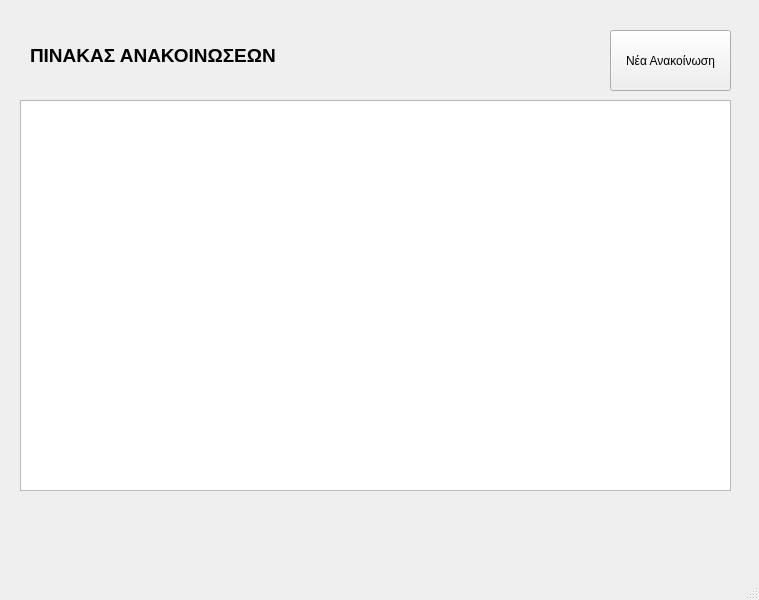
<?xml version="1.0" encoding="UTF-8"?>
<ui version="4.0">
 <class>MainWindow</class>
 <widget class="QMainWindow" name="MainWindow">
  <property name="geometry">
   <rect>
    <x>0</x>
    <y>0</y>
    <width>759</width>
    <height>600</height>
   </rect>
  </property>
  <property name="windowTitle">
   <string>MainWindow</string>
  </property>
  <widget class="QWidget" name="centralwidget">
   <widget class="QLabel" name="noticeboardLabel">
    <property name="geometry">
     <rect>
      <x>30</x>
      <y>20</y>
      <width>251</width>
      <height>71</height>
     </rect>
    </property>
    <property name="text">
     <string>&lt;html&gt;&lt;head/&gt;&lt;body&gt;&lt;p&gt;&lt;span style=&quot; font-size:14pt; font-weight:700;&quot;&gt;ΠΙΝΑΚΑΣ ΑΝΑΚΟΙΝΩΣΕΩΝ&lt;/span&gt;&lt;/p&gt;&lt;/body&gt;&lt;/html&gt;</string>
    </property>
   </widget>
   <widget class="QListWidget" name="noticeboardListWidget">
    <property name="geometry">
     <rect>
      <x>20</x>
      <y>100</y>
      <width>711</width>
      <height>391</height>
     </rect>
    </property>
   </widget>
   <widget class="QPushButton" name="newNoticeButton">
    <property name="geometry">
     <rect>
      <x>610</x>
      <y>30</y>
      <width>121</width>
      <height>61</height>
     </rect>
    </property>
    <property name="text">
     <string>Νέα Ανακοίνωση</string>
    </property>
   </widget>
  </widget>
  <widget class="QMenuBar" name="menubar">
   <property name="geometry">
    <rect>
     <x>0</x>
     <y>0</y>
     <width>759</width>
     <height>33</height>
    </rect>
   </property>
  </widget>
  <widget class="QStatusBar" name="statusbar"/>
 </widget>
 <resources/>
 <connections/>
</ui>
